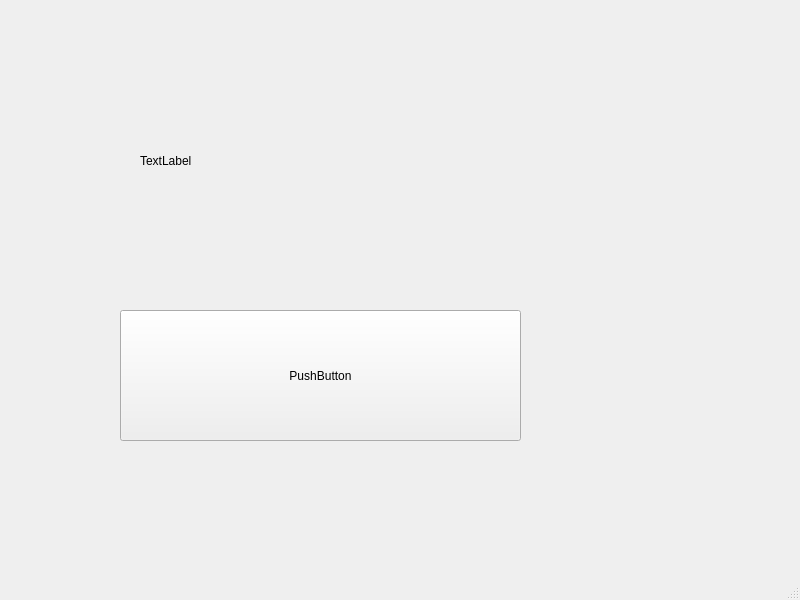
<?xml version="1.0" encoding="UTF-8"?>
<ui version="4.0">
 <class>MainWindow</class>
 <widget class="QMainWindow" name="MainWindow">
  <property name="geometry">
   <rect>
    <x>0</x>
    <y>0</y>
    <width>800</width>
    <height>600</height>
   </rect>
  </property>
  <property name="windowTitle">
   <string>MainWindow</string>
  </property>
  <widget class="QWidget" name="centralwidget">
   <widget class="QLabel" name="label">
    <property name="geometry">
     <rect>
      <x>140</x>
      <y>120</y>
      <width>271</width>
      <height>81</height>
     </rect>
    </property>
    <property name="text">
     <string>TextLabel</string>
    </property>
   </widget>
   <widget class="QPushButton" name="pushButton">
    <property name="geometry">
     <rect>
      <x>120</x>
      <y>310</y>
      <width>401</width>
      <height>131</height>
     </rect>
    </property>
    <property name="text">
     <string>PushButton</string>
    </property>
   </widget>
  </widget>
  <widget class="QStatusBar" name="statusbar"/>
 </widget>
 <resources/>
 <connections/>
</ui>
